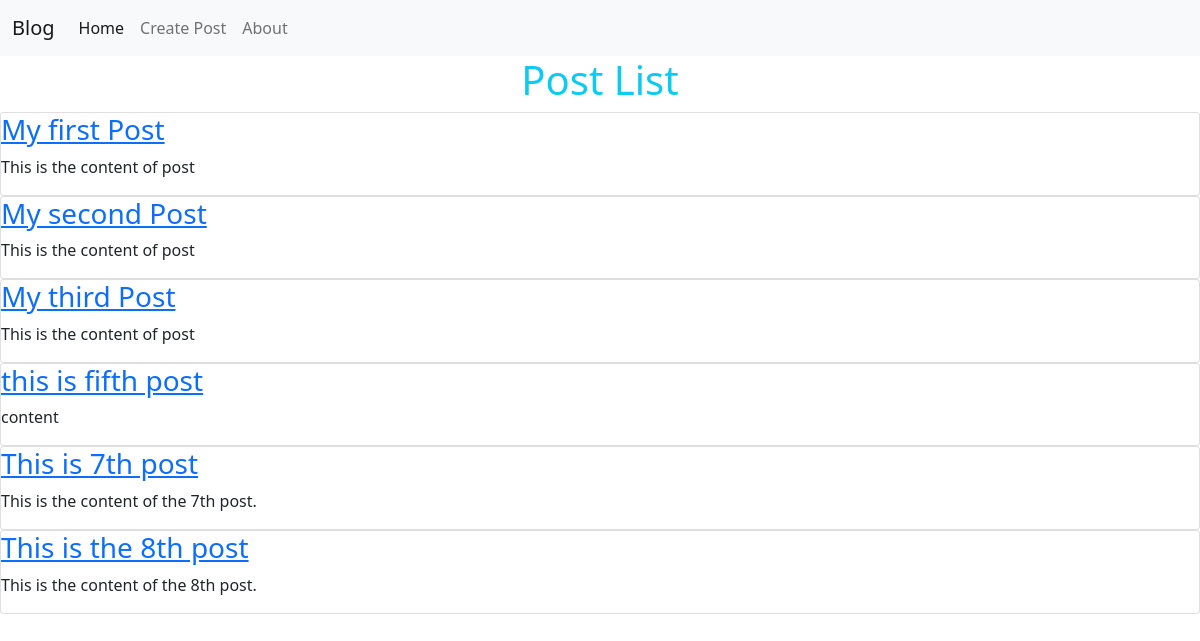
The page / on the database its author committed.
### post/models.py (models this page shows, shortened)
class Post(models.Model):
    title = models.CharField(max_length=50)
    content = models.TextField()
    image = models.ImageField(upload_to="post", null=True)
    created_at = models.DateTimeField(auto_now_add=True)
    updated_at = models.DateTimeField(auto_now=True)

### post/views.py (the view)
# urls.py: path("", post_list, name="post-list"),
def post_list(request):
    posts = Post.objects.all()
    return render(
        request,
        "post/list.html",
        context={
            "posts": posts,
        },
    )

### templates/post/list.html (shortened to what this page needs)
{% extends "layout/base.html" %}
{% load static %}
{% block content %}
    <div>
        <h1 class="text-center text-info">Post List</h1>
        {% for post in posts %}
        <div class="card">
            <a href="{% url 'post-detail' post.id %}">
                <h3 class="card-title">{{ post.title }}</h3>
            </a>
            <p class="card-content">{{ post.content }}</p>
        </div>
        {% endfor %}
    </div>
{% endblock content %}

### templates/layout/base.html (shortened to what this page needs)
{%load static%}
<!DOCTYPE html>
<html lang="en">
<head>
    <link rel="stylesheet"
        href="{% static "css/bootstrap.min.css" %}">
</head>
<body>
    {% include "layout/navbar.html" %}
    <main>
        {% block content %}{% endblock content %}
    </main>
</body>
</html>

### templates/layout/navbar.html (shortened to what this page needs)
<!DOCTYPE html>
<html lang="en">
<head>
</head>
<body>
    <nav class="navbar navbar-expand-lg navbar-light bg-light">
        <div class="container-fluid">
          <a class="navbar-brand" href="{% url 'post-list' %}">Blog</a>
          <div class="collapse navbar-collapse" id="navbarNav">
            <ul class="navbar-nav">
              <li class="nav-item">
                <a class="nav-link active" aria-current="page" href="{% url 'post-list' %}">Home</a>
              </li>
              <li class="nav-item">
                <a class="nav-link" href="{% url 'post-create' %}">Create Post</a>
              </li>
              <li class="nav-item">
                <a class="nav-link" href="#">About</a>
              </li>
            </ul>
          </div>
        </div>
      </nav>
</body>
</html>

### rows shown on the page
Post: title "My first Post", content "This is the content of post"
Post: title "My second Post", content "This is the content of post"
Post: title "My third Post", content "This is the content of post"
Post: title "this is fifth post", content "content"
Post: title "This is 7th post", content "This is the content of the 7th post."
Post: title "This is the 8th post", content "This is the content of the 8th post."
